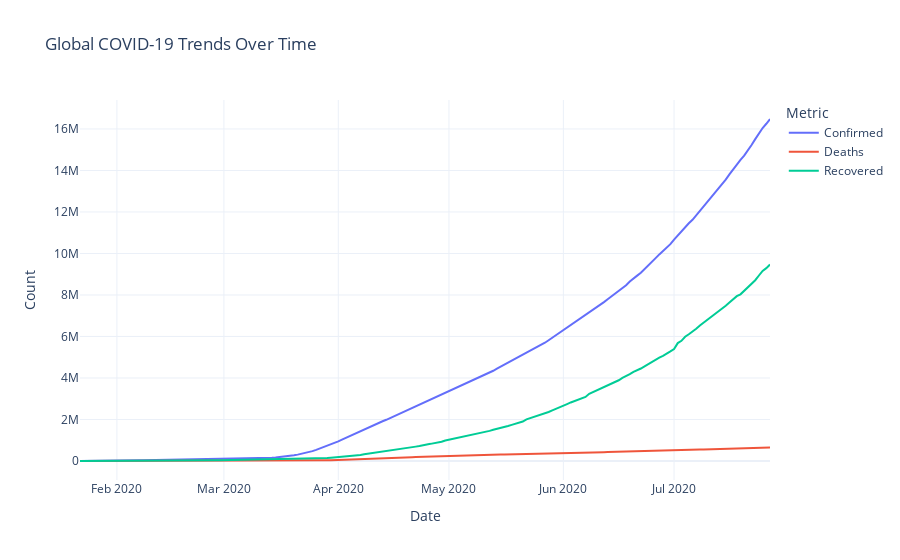
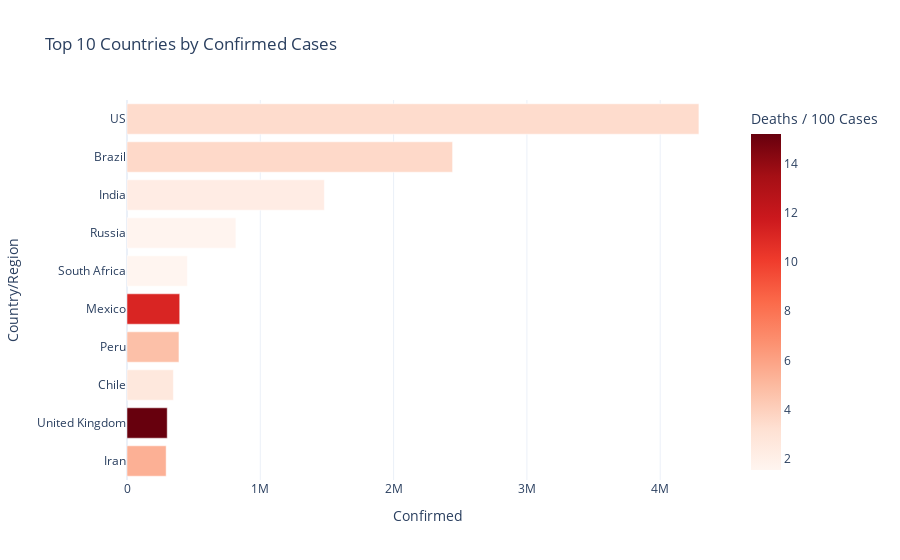
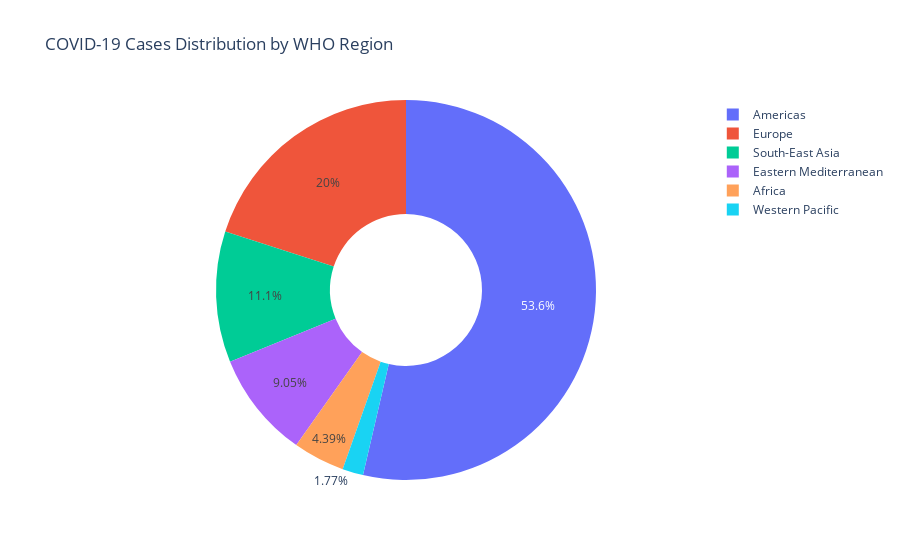

The notebook cell these images were saved under, in order:
### Markdown cell above
# Quick Visualization Tests

### Code cell
# Test 1: Global trend over time
fig1 = px.line(day_wise_clean, 
               x='Date', 
               y=['Confirmed', 'Deaths', 'Recovered'],
               title='Global COVID-19 Trends Over Time',
               labels={'value': 'Count', 'variable': 'Metric'},
               template='plotly_white')
fig1.update_layout(hovermode='x unified')
fig1.show()
print("Global trends chart created")

# Test 2: Top 10 countries bar chart
top10_data = country_latest_clean.nlargest(10, 'Confirmed')
fig2 = px.bar(top10_data,
              x='Confirmed',
              y='Country/Region',
              orientation='h',
              title='Top 10 Countries by Confirmed Cases',
              color='Deaths / 100 Cases',
              color_continuous_scale='Reds')
fig2.update_layout(yaxis={'categoryorder': 'total ascending'})
fig2.show()
print("Top 10 countries chart created")

# Test 3: WHO Region comparison
region_totals = country_latest_clean.groupby('WHO Region')['Confirmed'].sum().reset_index()
fig3 = px.pie(region_totals,
              values='Confirmed',
              names='WHO Region',
              title='COVID-19 Cases Distribution by WHO Region',
              hole=0.4)
fig3.show()
print("WHO Region pie chart created")

print("\nTEST VISUALIZATIONS COMPLETE!")

### Figure 1 — Plotly figure (JSON) as saved in the notebook; plotly's stock layout.template omitted (floating-point values rounded to 4 significant figures; data arrays with more than 128 entries replaced by an {"elided": "..."} marker saying what was removed)
{"data": [{"hovertemplate": "Metric=Confirmed<br>Date=%{x}<br>Count=%{y}<extra></extra>", "legendgroup": "Confirmed", "line": {"color": "#636efa", "dash": "solid"}, "marker": {"symbol": "circle"}, "mode": "lines", "name": "Confirmed", "orientation": "v", "showlegend": true, "type": "scatter", "x": {"elided": "188 str values"}, "xaxis": "x", "y": {"elided": "188 int values"}, "yaxis": "y"}, {"hovertemplate": "Metric=Deaths<br>Date=%{x}<br>Count=%{y}<extra></extra>", "legendgroup": "Deaths", "line": {"color": "#EF553B", "dash": "solid"}, "marker": {"symbol": "circle"}, "mode": "lines", "name": "Deaths", "orientation": "v", "showlegend": true, "type": "scatter", "x": {"elided": "188 str values"}, "xaxis": "x", "y": {"elided": "188 int values"}, "yaxis": "y"}, {"hovertemplate": "Metric=Recovered<br>Date=%{x}<br>Count=%{y}<extra></extra>", "legendgroup": "Recovered", "line": {"color": "#00cc96", "dash": "solid"}, "marker": {"symbol": "circle"}, "mode": "lines", "name": "Recovered", "orientation": "v", "showlegend": true, "type": "scatter", "x": {"elided": "188 str values"}, "xaxis": "x", "y": {"elided": "188 int values"}, "yaxis": "y"}], "layout": {"autosize": true, "hovermode": "x unified", "legend": {"title": {"text": "Metric"}, "tracegroupgap": 0}, "title": {"text": "Global COVID-19 Trends Over Time"}, "xaxis": {"anchor": "y", "autorange": true, "domain": [0, 1], "range": ["2020-01-22", "2020-07-27"], "title": {"text": "Date"}, "type": "date"}, "yaxis": {"anchor": "x", "autorange": true, "domain": [0, 1], "range": [-915600.0, 17400000.0], "title": {"text": "Count"}, "type": "linear"}}}

### Figure 2 — Plotly figure (JSON) as saved in the notebook; plotly's stock layout.template omitted (floating-point values rounded to 4 significant figures)
{"data": [{"hovertemplate": "Confirmed=%{x}<br>Country/Region=%{y}<br>Deaths / 100 Cases=%{marker.color}<extra></extra>", "legendgroup": "", "marker": {"color": [3.45, 3.59, 2.26, 1.63, 1.56, 11.13, 4.73, 2.64, 15.19, 5.42], "coloraxis": "coloraxis", "pattern": {"shape": ""}}, "name": "", "orientation": "h", "showlegend": false, "textposition": "auto", "type": "bar", "x": [4290259, 2442375, 1480073, 816680, 452529, 395489, 389717, 347923, 301708, 293606], "xaxis": "x", "y": ["US", "Brazil", "India", "Russia", "South Africa", "Mexico", "Peru", "Chile", "United Kingdom", "Iran"], "yaxis": "y"}], "layout": {"autosize": true, "barmode": "relative", "coloraxis": {"colorbar": {"title": {"text": "Deaths / 100 Cases"}}, "colorscale": [[0, "rgb(255,245,240)"], [0.125, "rgb(254,224,210)"], [0.25, "rgb(252,187,161)"], [0.375, "rgb(252,146,114)"], [0.5, "rgb(251,106,74)"], [0.625, "rgb(239,59,44)"], [0.75, "rgb(203,24,29)"], [0.875, "rgb(165,15,21)"], [1, "rgb(103,0,13)"]]}, "legend": {"tracegroupgap": 0}, "title": {"text": "Top 10 Countries by Confirmed Cases"}, "xaxis": {"anchor": "y", "autorange": true, "domain": [0, 1], "range": [0, 4516000.0], "title": {"text": "Confirmed"}, "type": "linear"}, "yaxis": {"anchor": "x", "autorange": true, "categoryorder": "total ascending", "domain": [0, 1], "range": [-0.5, 9.5], "title": {"text": "Country/Region"}, "type": "category"}}}

### Figure 3 — Plotly figure (JSON) as saved in the notebook; plotly's stock layout.template omitted (floating-point values rounded to 4 significant figures)
{"data": [{"domain": {"x": [0, 1], "y": [0, 1]}, "hole": 0.4, "hovertemplate": "WHO Region=%{label}<br>Confirmed=%{value}<extra></extra>", "labels": ["Africa", "Americas", "Eastern Mediterranean", "Europe", "South-East Asia", "Western Pacific"], "legendgroup": "", "name": "", "showlegend": true, "type": "pie", "values": [723207, 8839286, 1490744, 3299523, 1835297, 292428]}], "layout": {"autosize": true, "legend": {"tracegroupgap": 0}, "title": {"text": "COVID-19 Cases Distribution by WHO Region"}}}
